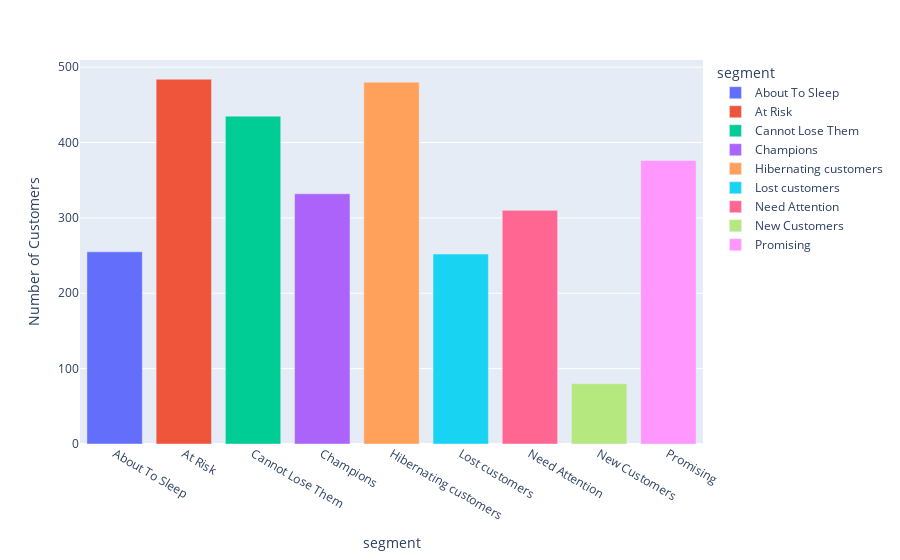

Notebook code cell kept with this figure:
### Code cell
df_aux = df_seg.groupby('segment').count()['customer_id'].reset_index().rename(columns={'customer_id': 'number_customers'})

px.bar(df_aux, x='segment', y='number_customers', color='segment',
       labels={'number_customers': 'Number of Customers'})

### Figure 1 — Plotly figure (JSON) as saved in the notebook; plotly's stock layout.template omitted (floating-point values rounded to 4 significant figures)
{"data": [{"alignmentgroup": "True", "hovertemplate": "segment=%{x}<br>Number of Customers=%{y}<extra></extra>", "legendgroup": "About To Sleep", "marker": {"color": "#636efa", "pattern": {"shape": ""}}, "name": "About To Sleep", "offsetgroup": "About To Sleep", "orientation": "v", "showlegend": true, "textposition": "auto", "type": "bar", "x": ["About To Sleep"], "xaxis": "x", "y": [255], "yaxis": "y"}, {"alignmentgroup": "True", "hovertemplate": "segment=%{x}<br>Number of Customers=%{y}<extra></extra>", "legendgroup": "At Risk", "marker": {"color": "#EF553B", "pattern": {"shape": ""}}, "name": "At Risk", "offsetgroup": "At Risk", "orientation": "v", "showlegend": true, "textposition": "auto", "type": "bar", "x": ["At Risk"], "xaxis": "x", "y": [484], "yaxis": "y"}, {"alignmentgroup": "True", "hovertemplate": "segment=%{x}<br>Number of Customers=%{y}<extra></extra>", "legendgroup": "Cannot Lose Them", "marker": {"color": "#00cc96", "pattern": {"shape": ""}}, "name": "Cannot Lose Them", "offsetgroup": "Cannot Lose Them", "orientation": "v", "showlegend": true, "textposition": "auto", "type": "bar", "x": ["Cannot Lose Them"], "xaxis": "x", "y": [435], "yaxis": "y"}, {"alignmentgroup": "True", "hovertemplate": "segment=%{x}<br>Number of Customers=%{y}<extra></extra>", "legendgroup": "Champions", "marker": {"color": "#ab63fa", "pattern": {"shape": ""}}, "name": "Champions", "offsetgroup": "Champions", "orientation": "v", "showlegend": true, "textposition": "auto", "type": "bar", "x": ["Champions"], "xaxis": "x", "y": [332], "yaxis": "y"}, {"alignmentgroup": "True", "hovertemplate": "segment=%{x}<br>Number of Customers=%{y}<extra></extra>", "legendgroup": "Hibernating customers", "marker": {"color": "#FFA15A", "pattern": {"shape": ""}}, "name": "Hibernating customers", "offsetgroup": "Hibernating customers", "orientation": "v", "showlegend": true, "textposition": "auto", "type": "bar", "x": ["Hibernating customers"], "xaxis": "x", "y": [480], "yaxis": "y"}, {"alignmentgroup": "True", "hovertemplate": "segment=%{x}<br>Number of Customers=%{y}<extra></extra>", "legendgroup": "Lost customers", "marker": {"color": "#19d3f3", "pattern": {"shape": ""}}, "name": "Lost customers", "offsetgroup": "Lost customers", "orientation": "v", "showlegend": true, "textposition": "auto", "type": "bar", "x": ["Lost customers"], "xaxis": "x", "y": [252], "yaxis": "y"}, {"alignmentgroup": "True", "hovertemplate": "segment=%{x}<br>Number of Customers=%{y}<extra></extra>", "legendgroup": "Need Attention", "marker": {"color": "#FF6692", "pattern": {"shape": ""}}, "name": "Need Attention", "offsetgroup": "Need Attention", "orientation": "v", "showlegend": true, "textposition": "auto", "type": "bar", "x": ["Need Attention"], "xaxis": "x", "y": [310], "yaxis": "y"}, {"alignmentgroup": "True", "hovertemplate": "segment=%{x}<br>Number of Customers=%{y}<extra></extra>", "legendgroup": "New Customers", "marker": {"color": "#B6E880", "pattern": {"shape": ""}}, "name": "New Customers", "offsetgroup": "New Customers", "orientation": "v", "showlegend": true, "textposition": "auto", "type": "bar", "x": ["New Customers"], "xaxis": "x", "y": [80], "yaxis": "y"}, {"alignmentgroup": "True", "hovertemplate": "segment=%{x}<br>Number of Customers=%{y}<extra></extra>", "legendgroup": "Promising", "marker": {"color": "#FF97FF", "pattern": {"shape": ""}}, "name": "Promising", "offsetgroup": "Promising", "orientation": "v", "showlegend": true, "textposition": "auto", "type": "bar", "x": ["Promising"], "xaxis": "x", "y": [376], "yaxis": "y"}], "layout": {"barmode": "relative", "legend": {"title": {"text": "segment"}, "tracegroupgap": 0}, "margin": {"t": 60}, "xaxis": {"anchor": "y", "categoryarray": ["About To Sleep", "At Risk", "Cannot Lose Them", "Champions", "Hibernating customers", "Lost customers", "Need Attention", "New Customers", "Promising"], "categoryorder": "array", "domain": [0, 1], "title": {"text": "segment"}}, "yaxis": {"anchor": "x", "domain": [0, 1], "title": {"text": "Number of Customers"}}}}
